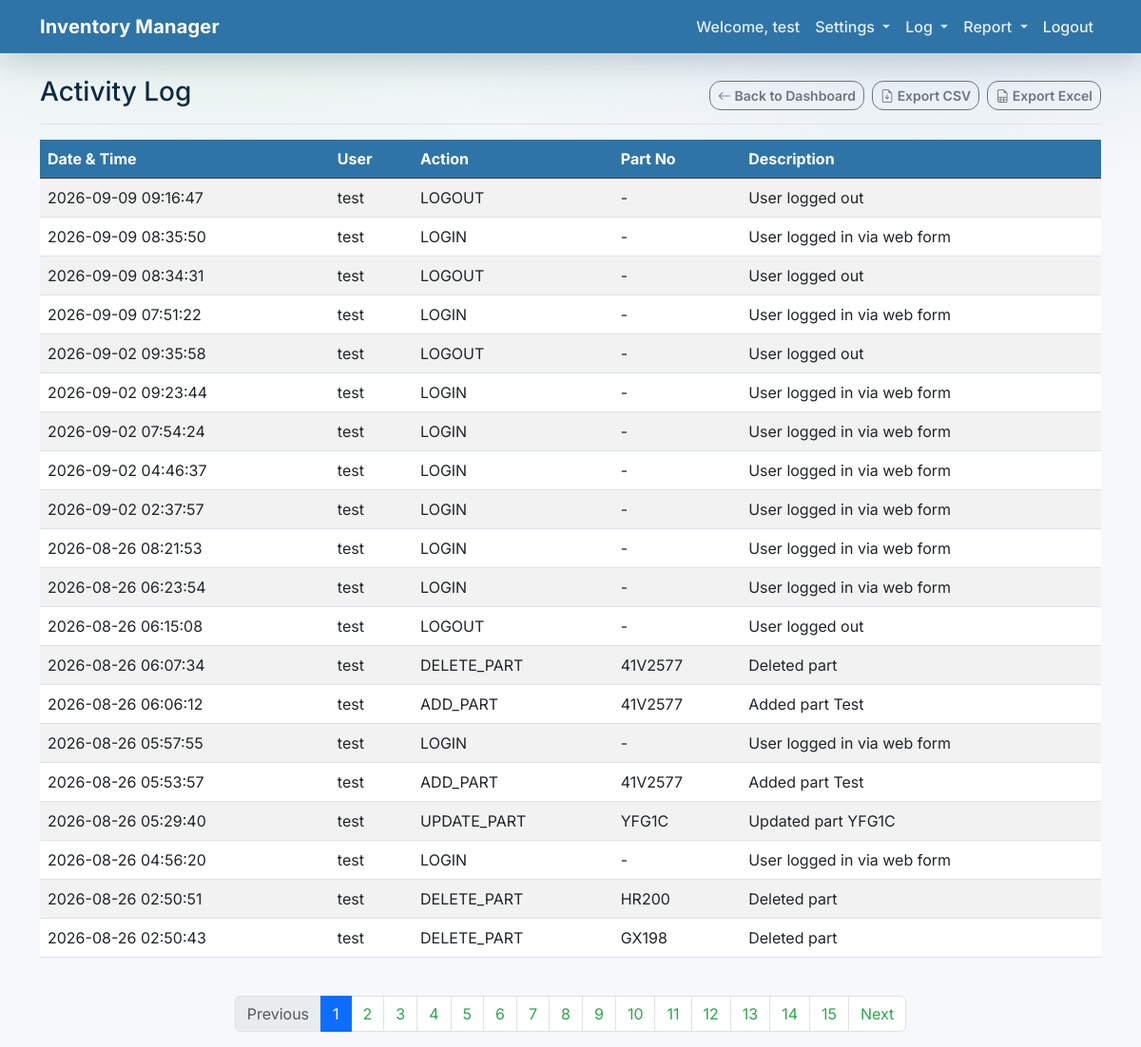
The page /activity-log (signed in) on the database its author committed.
### app/models.py (models this page shows, shortened)
class User(Base):
    __tablename__ = "users"
    id = Column(Integer, primary_key=True, index=True)
    email = Column(String, unique=True, index=True)
    hashed_password = Column(String)
    full_name = Column(String, nullable=True)
    is_active = Column(Boolean, default=True)
    is_admin = Column(Boolean, default=False)

class ActivityLog(Base):
    __tablename__ = "activity_logs"
    id = Column(Integer, primary_key=True, index=True)
    user_id = Column(Integer, ForeignKey("users.id"), nullable=True)
    action = Column(String, index=True)
    part_id = Column(Integer, ForeignKey("sku_parts.id"), nullable=True)
    description = Column(String, nullable=True)
    created_at = Column(DateTime(timezone=True), server_default=func.now())
    user = relationship("User")
    part = relationship("SkuPart")

class SkuPart(Base):
    __tablename__ = "sku_parts"
    id = Column(Integer, primary_key=True, index=True)
    created_at = Column(DateTime(timezone=True), server_default=func.now())
    sku = Column(String, index=True)
    name = Column(String, index=True)
    description = Column(String, nullable=True)
    part_category = Column(String, nullable=True)
    rack_type = Column(String, nullable=True)
    tray_type = Column(String, nullable=True)
    platform = Column(String, nullable=True)
    criticality = Column(String, default="Medium")
    annual_demand = Column(Integer, default=0)
    items = relationship("PartItem", back_populates="sku_part", cascade="all, delete-orphan")
    meta = relationship("SkuPartMeta", back_populates="sku_part", uselist=False, cascade="all, delete-orphan")

### app/main.py (the view)
@app.get("/activity-log", response_class=HTMLResponse)
async def activity_log(
    request: Request,
    page: int = 1,
    limit: int = 20,
    db: Session = Depends(get_db),
):
    user = await auth.get_current_user_from_cookie(request, db)
    if not user:
        return RedirectResponse(url="/login?session_expired=true")
    skip = (page - 1) * limit
    logs, total_count = crud.get_activity_logs(db, skip=skip, limit=limit)
    total_pages = (total_count + limit - 1) // limit
    return templates.TemplateResponse(
        request,
        "activity_log.html",
        {
            "request": request,
            "user": user,
            "logs": logs,
            "page": page,
            "limit": limit,
            "total_pages": total_pages,
            "total_count": total_count,
        },
    )

### app/templates/activity_log.html (shortened to what this page needs)
{% extends "base.html" %}
{% block content %}
<div class="d-flex justify-content-between flex-wrap flex-md-nowrap align-items-center pb-2 mb-3 border-bottom">
    <h2 class="h3">Activity Log</h2>
    <div class="btn-toolbar mb-2 mb-md-0 gap-2">
        <a href="/" class="btn btn-outline-secondary btn-sm">
            <i class="bi bi-arrow-left"></i> Back to Dashboard
        </a>
        <a href="/export/activity-log.csv" class="btn btn-sm btn-outline-secondary">
            <i class="bi bi-file-earmark-arrow-down"></i> Export CSV
        </a>
        <a href="/export/activity-log.xlsx" class="btn btn-sm btn-outline-secondary">
            <i class="bi bi-file-earmark-spreadsheet"></i> Export Excel
        </a>
    </div>
</div>
<div class="table-responsive">
    <table class="table table-striped table-hover align-middle">
        <thead class="table-dark">
            <tr>
                <th scope="col">Date &amp; Time</th>
                <th scope="col">User</th>
                <th scope="col">Action</th>
                <th scope="col">Part No</th>
                <th scope="col">Description</th>
            </tr>
        </thead>
        <tbody>
            {% for log in logs %}
            <tr>
                <td>{{ log.created_at.strftime("%Y-%m-%d %H:%M:%S") if log.created_at else "" }}</td>
                <td>{{ log.user.full_name or log.user.email if log.user else "-" }}</td>
                <td>{{ log.action }}</td>
                <td>{{ log.part.sku if log.part else "-" }}</td>
                <td>{{ log.description or "" }}</td>
            </tr>
            {% else %}
            <tr>
                <td colspan="5" class="text-center py-4 text-muted">
                    No activity recorded yet.
                </td>
            </tr>
            {% endfor %}
        </tbody>
    </table>
</div>
<nav aria-label="Activity log pagination" class="mt-4">
    <ul class="pagination justify-content-center">
        <li class="page-item {% if page == 1 %}disabled{% endif %}">
            <a class="page-link" href="/activity-log?page={{ page - 1 }}&limit={{ limit }}">Previous</a>
        </li>
        {% for p in range(1, total_pages + 1) %}
        <li class="page-item {% if p == page %}active{% endif %}">
            <a class="page-link" href="/activity-log?page={{ p }}&limit={{ limit }}">{{ p }}</a>
        </li>
        {% endfor %}
        <li class="page-item {% if page == total_pages %}disabled{% endif %}">
            <a class="page-link" href="/activity-log?page={{ page + 1 }}&limit={{ limit }}">Next</a>
        </li>
    </ul>
</nav>
{% endblock %}

### app/templates/base.html (shortened to what this page needs)
<!DOCTYPE html>
<html lang="en">
<head>
    <link href="https://cdn.jsdelivr.net/npm/bootstrap@5.3.0/dist/css/bootstrap.min.css" rel="stylesheet">
    <link rel="stylesheet" href="https://cdn.jsdelivr.net/npm/bootstrap-icons@1.11.0/font/bootstrap-icons.css">
    <link rel="stylesheet" href="https://cdn.jsdelivr.net/npm/ag-grid-community/styles/ag-grid.css">
</head>
<body>
    {% block body_content %}
    <nav class="navbar navbar-expand-lg navbar-dark bg-primary mb-4">
        <div class="container">
            <a class="navbar-brand" href="/">Inventory Manager</a>
            <div class="collapse navbar-collapse" id="navbarNav">
                <ul class="navbar-nav ms-auto">
                    {% if user %}
                    <li class="nav-item">
                        <span class="nav-link text-white">Welcome, {{ user.full_name or user.email }}</span>
                    </li>
                    <li class="nav-item dropdown">
                        <a class="nav-link dropdown-toggle" href="#" id="settingsDropdown" role="button" data-bs-toggle="dropdown" aria-expanded="false">
                            Settings
                        </a>
                    </li>
                    <li class="nav-item dropdown">
                        <a class="nav-link dropdown-toggle" href="#" id="logDropdown" role="button" data-bs-toggle="dropdown" aria-expanded="false">
                            Log
                        </a>
                    </li>
                    <li class="nav-item dropdown">
                        <a class="nav-link dropdown-toggle" href="#" id="reportDropdown" role="button" data-bs-toggle="dropdown" aria-expanded="false">
                            Report
                        </a>
                    </li>
                    <li class="nav-item">
                        <a class="nav-link" href="/logout">Logout</a>
                    </li>
                    {% endif %}
                </ul>
            </div>
        </div>
    </nav>
    <div class="container">
        {% block content %}{% endblock %}
    </div>
    {% endblock %}
</body>
</html>

### app/templates/base.html (style rules this page uses)
:root { --bb-navy: #2f74a7; --bb-navy-hover: #275f88; --bb-teal: #2aa84a; --bb-teal-hover: #228a3d; --bb-bg: #f6f8fb; --bb-surface: #ffffff; --bb-border: #e6edf5; --bb-text: #102a43; --bb-muted: #6b7a90; --bs-primary: var(--bb-navy); --bs-link-color: var(--bb-teal); --bs-link-hover-color: var(--bb-teal-hover); --bs-body-font-family: Inter, system-ui, -apple-system, "Segoe UI", Roboto, "Helvetica Neue", Arial, "Noto Sans", "Liberation Sans", sans-serif; }
body { background: radial-gradient(900px 300px at 20% 0%, rgba(42, 168, 74, 0.10), rgba(42, 168, 74, 0.0) 65%), radial-gradient(900px 300px at 80% 0%, rgba(47, 116, 167, 0.12), rgba(47, 116, 167, 0.0) 65%), var(--bb-bg); color: var(--bb-text); }
.navbar.bg-primary { background-color: var(--bb-navy) !important; box-shadow: 0 10px 30px rgba(16, 42, 67, 0.18); }
.navbar-brand { font-weight: 700; letter-spacing: 0.2px; }
.nav-link { font-weight: 500; }
.navbar .nav-link { color: rgba(255, 255, 255, 0.88) !important; }
.navbar .dropdown-toggle::after { opacity: 0.9; }
.btn { border-radius: 12px; font-weight: 600; }
.table-dark { --bs-table-bg: var(--bb-navy); --bs-table-striped-bg: rgba(255, 255, 255, 0.04); --bs-table-striped-color: #ffffff; --bs-table-color: #ffffff; }

### rows shown on the page
User: full_name "test"
ActivityLog: created_at "2026-09-09 09:16:47", user "test", action "LOGOUT", part "-", description "User logged out"
ActivityLog: created_at "2026-09-09 08:35:50", user "test", action "LOGIN", part "-", description "User logged in via web form"
ActivityLog: created_at "2026-09-09 08:34:31", user "test", action "LOGOUT", part "-", description "User logged out"
ActivityLog: created_at "2026-09-09 07:51:22", user "test", action "LOGIN", part "-", description "User logged in via web form"
ActivityLog: created_at "2026-09-02 09:35:58", user "test", action "LOGOUT", part "-", description "User logged out"
ActivityLog: created_at "2026-09-02 09:23:44", user "test", action "LOGIN", part "-", description "User logged in via web form"
ActivityLog: created_at "2026-09-02 07:54:24", user "test", action "LOGIN", part "-", description "User logged in via web form"
ActivityLog: created_at "2026-09-02 04:46:37", user "test", action "LOGIN", part "-", description "User logged in via web form"
ActivityLog: created_at "2026-09-02 02:37:57", user "test", action "LOGIN", part "-", description "User logged in via web form"
ActivityLog: created_at "2026-08-26 08:21:53", user "test", action "LOGIN", part "-", description "User logged in via web form"
ActivityLog: created_at "2026-08-26 06:23:54", user "test", action "LOGIN", part "-", description "User logged in via web form"
ActivityLog: created_at "2026-08-26 06:15:08", user "test", action "LOGOUT", part "-", description "User logged out"
ActivityLog: created_at "2026-08-26 06:07:34", user "test", action "DELETE_PART", part "41V2577", description "Deleted part"
ActivityLog: created_at "2026-08-26 06:06:12", user "test", action "ADD_PART", part "41V2577", description "Added part Test"
ActivityLog: created_at "2026-08-26 05:57:55", user "test", action "LOGIN", part "-", description "User logged in via web form"
ActivityLog: created_at "2026-08-26 05:53:57", user "test", action "ADD_PART", part "41V2577", description "Added part Test"
ActivityLog: created_at "2026-08-26 05:29:40", user "test", action "UPDATE_PART", part "YFG1C", description "Updated part YFG1C"
ActivityLog: created_at "2026-08-26 04:56:20", user "test", action "LOGIN", part "-", description "User logged in via web form"
ActivityLog: created_at "2026-08-26 02:50:51", user "test", action "DELETE_PART", part "HR200", description "Deleted part"
ActivityLog: created_at "2026-08-26 02:50:43", user "test", action "DELETE_PART", part "GX198", description "Deleted part"

### other values the page prints
{{ p }} "1" "2" "3" "4" "5" "6" "7" "8" "9" "10" "11" "12" "13" "14" "15"
